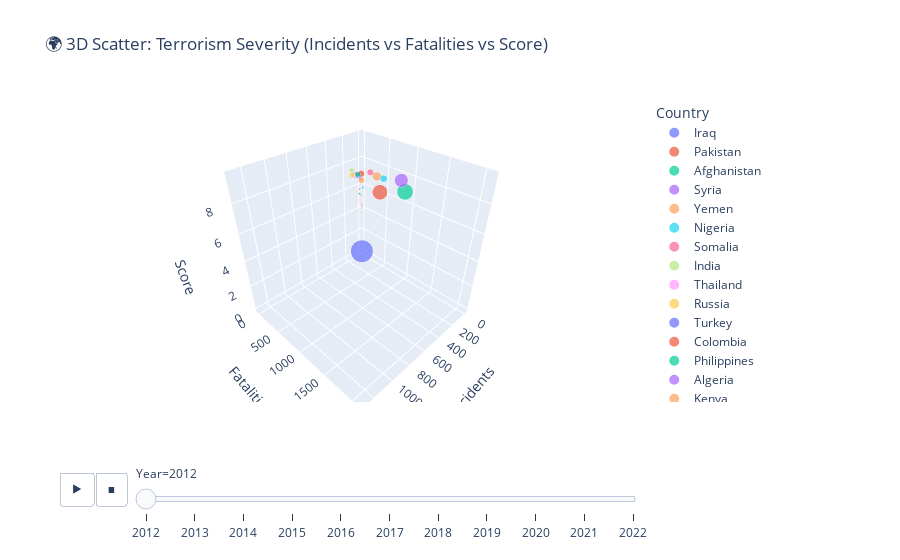

The cell this chart's notebook holds for it:
### Code cell
# step4_3d_visualization_1.py
import pandas as pd
import plotly.express as px

data = pd.read_csv(r"C:\xml\gti_cleaned.csv")

fig = px.scatter_3d(
    data,
    x='Incidents',
    y='Fatalities',
    z='Score',
    color='Country',
    size='Injuries',
    hover_name='Country',
    animation_frame='Year',
    title='🌍 3D Scatter: Terrorism Severity (Incidents vs Fatalities vs Score)',
    size_max=30
)

fig.update_layout(scene=dict(
    xaxis_title='Incidents',
    yaxis_title='Fatalities',
    zaxis_title='Score'
))
fig.show()
